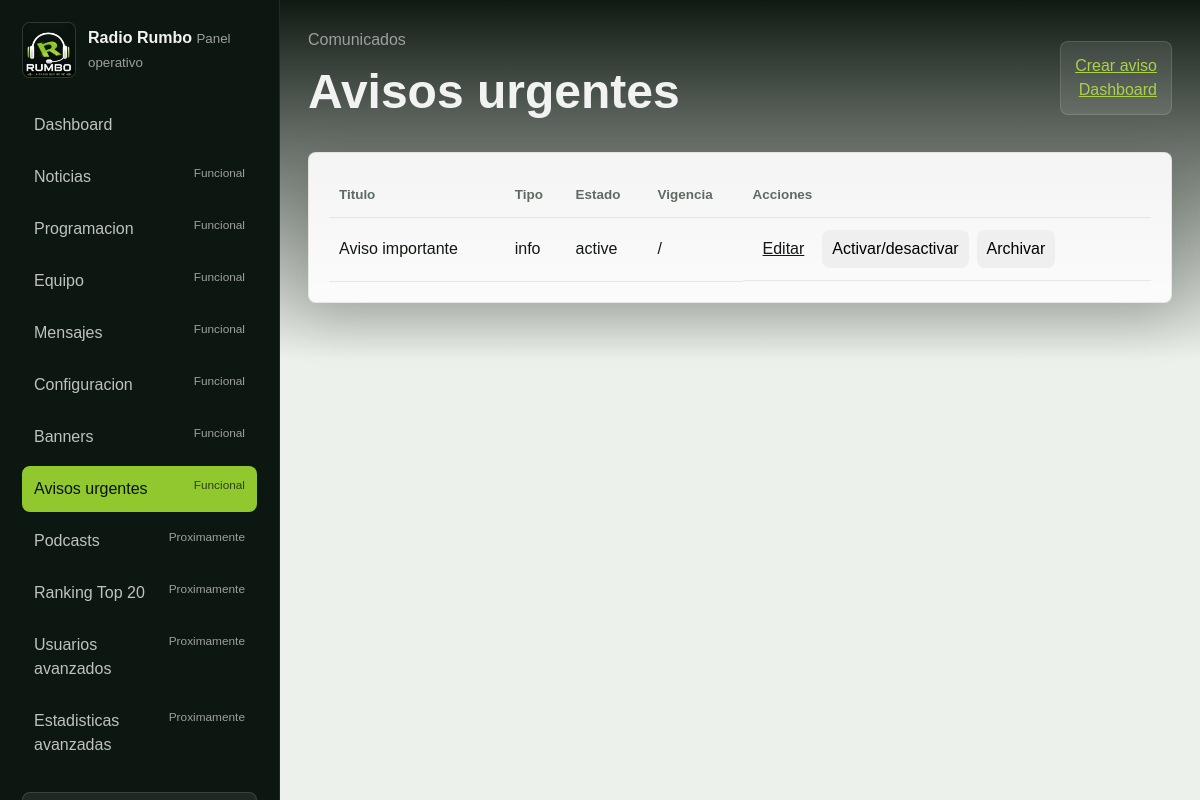
The app's page /admin/urgent-notices/index.php (signed in) with its own data.
### tables this page shows
CREATE TABLE urgent_notices (
    id INT UNSIGNED AUTO_INCREMENT PRIMARY KEY,
    title VARCHAR(160) NOT NULL,
    message VARCHAR(500) NOT NULL,
    type ENUM('info', 'warning', 'urgent', 'event') NOT NULL DEFAULT 'info',
    status ENUM('draft', 'active', 'inactive', 'archived') NOT NULL DEFAULT 'draft',
    start_at DATETIME NULL,
    end_at DATETIME NULL,
    display_order INT UNSIGNED NOT NULL DEFAULT 0,
    created_at TIMESTAMP DEFAULT CURRENT_TIMESTAMP,
    updated_at TIMESTAMP DEFAULT CURRENT_TIMESTAMP ON UPDATE CURRENT_TIMESTAMP
);

### app/Core/View.php (called while the page is built, shortened)
<?php
final class View
{
    public static function render(string $view, array $data = []): void
    {
        $basePath = dirname(__DIR__, 2) . DIRECTORY_SEPARATOR . 'resources' . DIRECTORY_SEPARATOR . 'views';
        $relativePath = str_replace('.', DIRECTORY_SEPARATOR, $view) . '.php';
        $viewPath = $basePath . DIRECTORY_SEPARATOR . $relativePath;
        $realViewPath = realpath($viewPath);
        extract($data, EXTR_SKIP);
        require $realViewPath;
    }
}

### app/Controllers/Admin/UrgentNoticeController.php (called while the page is built, shortened)
<?php
final class UrgentNoticeController
{
    public function index(array $mock): void
    {
        $user = $this->requireUser();
        try {
            $items = $this->noticeService()->allForAdmin();
            $error = null;
        } catch (Throwable) {
            $items = [];
            $error = 'No se pudo cargar avisos urgentes.';
        }
        View::render('layouts.admin', [
            'active' => 'avisos',
            'contentView' => 'urgent-notices/index',
            'error' => $error,
            'flashSuccess' => $this->sessions()->flash('success'),
            'mock' => $mock,
            'notices' => $items,
            'pageTitle' => 'Radio Rumbo - Avisos urgentes',
            'user' => $user,
        ]);
    }
    private function requireUser(): array
    {
        $user = $this->sessions()->user();
        return $user;
    }
    private function sessions(): SessionService
    {
        if (!$this->session instanceof SessionService) {
            $this->session = new SessionService();
        }
        return $this->session;
    }
    private function noticeService(): UrgentNoticeService
    {
        if (!$this->notices instanceof UrgentNoticeService) {
            $this->notices = new UrgentNoticeService();
        }
        return $this->notices;
    }
}

### public/admin/urgent-notices/index.php (called while the page is built, shortened)
<?php
$rootPath = rr_bootstrap();
$controller = new UrgentNoticeController();
$controller->index(rr_mock_data($rootPath));

### app/Core/Database.php (called while the page is built, shortened)
<?php
final class Database
{
    private static ?PDO $connection = null;
    public static function connection(): PDO
    {
        if (self::$connection instanceof PDO) {
            return self::$connection;
        }
        $host = self::env('DB_HOST', '127.0.0.1');
        $port = self::env('DB_PORT', '3306');
        $database = self::env('DB_DATABASE', 'radio_rumbo');
        $username = self::env('DB_USERNAME', 'root');
        $password = self::env('DB_PASSWORD', '');
        $dsn = sprintf(
            'mysql:host=%s;port=%s;dbname=%s;charset=utf8mb4',
            $host,
            $port,
            $database
        );
        try {
            self::$connection = new PDO($dsn, $username, $password, [
                PDO::ATTR_ERRMODE => PDO::ERRMODE_EXCEPTION,
                PDO::ATTR_DEFAULT_FETCH_MODE => PDO::FETCH_ASSOC,
                PDO::ATTR_EMULATE_PREPARES => false,
            ]);
        } catch (PDOException $exception) {
            throw new PDOException(
                'No se pudo conectar con la base de datos.',
                (int) $exception->getCode(),
                $exception
            );
        }
        return self::$connection;
    }
    private static function env(string $key, string $default = ''): string
    {
        $value = $_ENV[$key] ?? $_SERVER[$key] ?? getenv($key);
        return is_string($value) && $value !== '' ? $value : $default;
    }
}

### app/Models/UrgentNotice.php (called while the page is built, shortened)
<?php
final class UrgentNotice
{
    public function active(): array
    {
        $statement = $this->pdo()->prepare(
            'SELECT id, title, message, type, status, start_at, end_at, display_order
             FROM urgent_notices
             WHERE status = :status
               AND (start_at IS NULL OR start_at <= CURRENT_TIMESTAMP)
               AND (end_at IS NULL OR end_at >= CURRENT_TIMESTAMP)
             ORDER BY display_order, id DESC'
        );
        $statement->execute(['status' => 'active']);
        return $this->rows($statement->fetchAll());
    }
    private function rows(array $rows): array
    {
        $result = [];
        foreach ($rows as $row) {
            if (is_array($row)) {
                $result[] = $row;
            }
        }
        return $result;
    }
    private function pdo(): PDO
    {
        return $this->connection ?? Database::connection();
    }
}

### app/Services/UrgentNoticeService.php (called while the page is built, shortened)
<?php
final class UrgentNoticeService
{
    public function active(): array
    {
        return $this->repository()->active();
    }
    private function repository(): UrgentNotice
    {
        if (!$this->notices instanceof UrgentNotice) {
            $this->notices = new UrgentNotice();
        }
        return $this->notices;
    }
}

### public/bootstrap.php (called while the page is built, shortened)
<?php
function rr_mock_data(string $rootPath): array
{
    $data = require $rootPath . '/config/mock-data.php';
    $mock = is_array($data) ? $data : [];
    $mock['station'] = (new SettingService())->station($mock);
    $mock['active_banners'] = rr_active_banners();
    $mock['urgent_notices'] = rr_active_notices();
    return $mock;
}
function rr_active_banners(): array
{
    try {
        return (new BannerService())->active();
    } catch (Throwable) {
        return [];
    }
}
function rr_active_notices(): array
{
    try {
        return (new UrgentNoticeService())->active();
    } catch (Throwable) {
        return [];
    }
}

### app/Helpers/SecurityHelper.php (called while the page is built, shortened)
<?php
final class SecurityHelper
{
    public static function e(string $value): string
    {
        return htmlspecialchars($value, ENT_QUOTES | ENT_SUBSTITUTE, 'UTF-8');
    }
}

### resources/views/admin/urgent-notices/index.php (the view, shortened to what this page needs)
<?php
$items = is_array($notices ?? null) ? $notices : [];
?>
<header class="admin-topbar">
    <div><span>Comunicados</span><h1>Avisos urgentes</h1></div>
    <div class="admin-profile"><a href="/admin/urgent-notices/create/">Crear aviso</a><a href="/admin/dashboard/">Dashboard</a></div>
</header>
<section class="admin-panel">
    <table>
        <thead><tr><th>Titulo</th><th>Tipo</th><th>Estado</th><th>Vigencia</th><th>Acciones</th></tr></thead>
        <tbody>
            <?php foreach ($items as $item): ?>
                <tr>
                    <td><?= $e((string) $item['title']) ?></td>
                    <td><?= $e((string) $item['type']) ?></td>
                    <td><?= $e((string) $item['status']) ?></td>
                    <td><?= $e((string) ($item['start_at'] ?? '')) ?> / <?= $e((string) ($item['end_at'] ?? '')) ?></td>
                    <td class="table-actions">
                        <a href="/admin/urgent-notices/edit/?id=<?= $e((string) $item['id']) ?>">Editar</a>
                        <form action="/admin/urgent-notices/" method="post"><button type="submit">Activar/desactivar</button></form>
                        <form action="/admin/urgent-notices/" method="post"><button type="submit">Archivar</button></form>
                    </td>
                </tr>
            <?php endforeach; ?>
        </tbody>
    </table>
</section>

### public/assets/css/main.css (style rules this page uses)
:root { --color-primary: #91C82D; --color-primary-light: #AAD14A; --color-primary-dark: #72A223; --color-bg-dark: #09110C; --color-white-soft: #F2F2F2; --color-muted: #9DA09E; --color-ink: #121813; --color-panel: rgba(255, 255, 255, 0.12); --color-line: rgba(255, 255, 255, 0.16); --space-1: 8px; --space-2: 12px; --space-3: 18px; --space-4: 24px; --space-5: 36px; --space-6: 56px; --radius: 8px; --shadow: 0 18px 50px rgba(9, 17, 12, 0.18); }
* { box-sizing: border-box; }
html { scroll-behavior: smooth; }
body { margin: 0; color: var(--color-ink); background: #f1f4ef; font-family: Arial, Helvetica, sans-serif; line-height: 1.5; }
a { color: inherit; }
button, input, textarea { font: inherit; }
.btn, button { min-height: 42px; padding: 10px 16px; border: 0; border-radius: var(--radius); cursor: pointer; text-decoration: none; }

### public/assets/css/admin.css (style rules this page uses)
.admin-shell-body, .admin-login-body { min-height: 100vh; color: var(--color-white-soft); background: var(--color-bg-dark); }
.admin-brand small, .admin-topbar span, .admin-role-box small { color: var(--color-muted); }
.admin-topbar { display: flex; align-items: center; justify-content: space-between; gap: 20px; margin-bottom: 24px; }
.admin-topbar h1 { margin: 4px 0 0; font-size: clamp(2rem, 4vw, 3.5rem); letter-spacing: 0; }
.admin-profile { display: grid; justify-items: end; padding: 12px 14px; background: rgba(255, 255, 255, 0.1); border: 1px solid rgba(255, 255, 255, 0.12); border-radius: var(--radius); }
.admin-profile a { color: var(--color-primary-light); }
.admin-stats article, .admin-panel { padding: 20px; color: var(--color-ink); background: rgba(255, 255, 255, 0.92); border: 1px solid rgba(9, 17, 12, 0.08); border-radius: var(--radius); box-shadow: var(--shadow); }
table { width: 100%; border-collapse: collapse; }
th, td { padding: 12px 10px; text-align: left; border-bottom: 1px solid rgba(9, 17, 12, 0.08); }
th { color: #5f6b62; font-size: 0.84rem; }
.table-actions { display: flex; flex-wrap: wrap; gap: 8px; align-items: center; }
.table-actions a, .table-actions button { min-height: 34px; padding: 7px 10px; }

### records on screen
urgent_notices: title "Aviso importante", type "info", status "active"

### other values on screen
$e($item['label']) "Dashboard"
$e($item['label']) "Noticias"
$e($item['status']) "Funcional"
$e($item['label']) "Programacion"
$e($item['label']) "Equipo"
$e($item['label']) "Mensajes"
$e($item['label']) "Configuracion"
$e($item['label']) "Banners"
$e($item['label']) "Avisos urgentes"
$e($item['label']) "Podcasts"
$e($item['status']) "Proximamente"
$e($item['label']) "Ranking Top 20"
$e($item['label']) "Usuarios avanzados"
$e($item['label']) "Estadisticas avanzadas"
